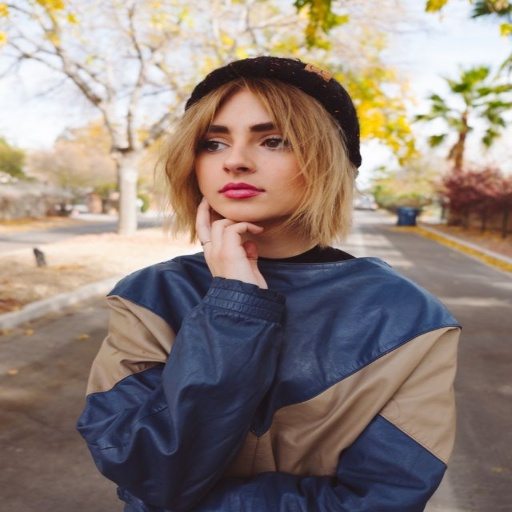
#> input picture 1_2.jpg, 512 x 512 px
$ python threshold_2.py
#> lines starting #> are read from the running program, lines starting #| are printed output that depends on the picture
import cv2 as cv
import numpy as np

img = cv.imread("1_2.jpg")
#> img is the input picture: shape (512, 512, 3); mean B, G, R 121.8, 129.4, 143.5
img1 = cv.imread("2_2.jpg")
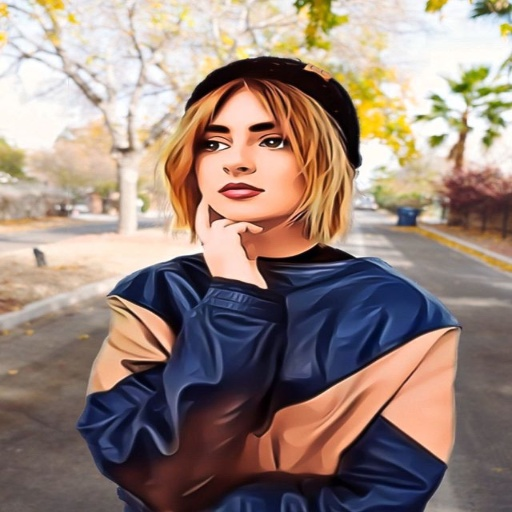
#> input picture 2_2.jpg, 512 x 512 px
#> img1 is the input picture: shape (512, 512, 3); mean B, G, R 123.1, 132, 151.7

img2 = cv.cvtColor(img, cv.COLOR_BGR2GRAY)
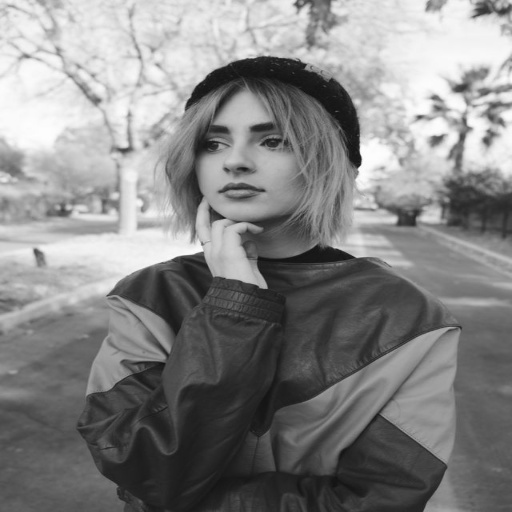
#> img2: shape (512, 512); min 12, max 255, mean 132.8

img3 = cv.cvtColor(img, cv.COLOR_BGR2RGB)

kernel = np.ones((5, 5), np.float32) / 25

# img4 = cv.filter2D(img, -1, kernel)

img5 = cv.bitwise_not(img3)
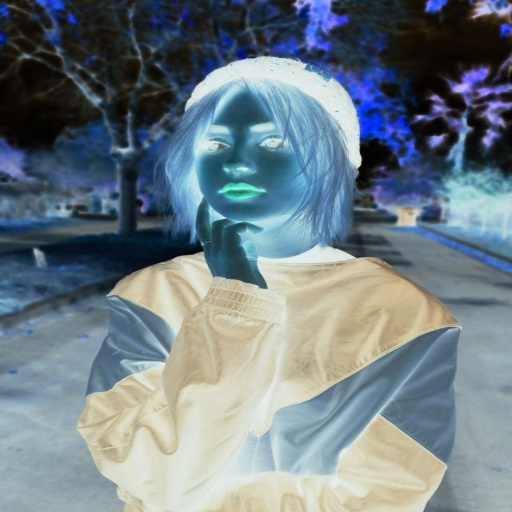
#> img5: shape (512, 512, 3); mean R, G, B 111.5, 125.6, 133.2

img6 = cv.cvtColor(img5, cv.COLOR_RGB2GRAY)
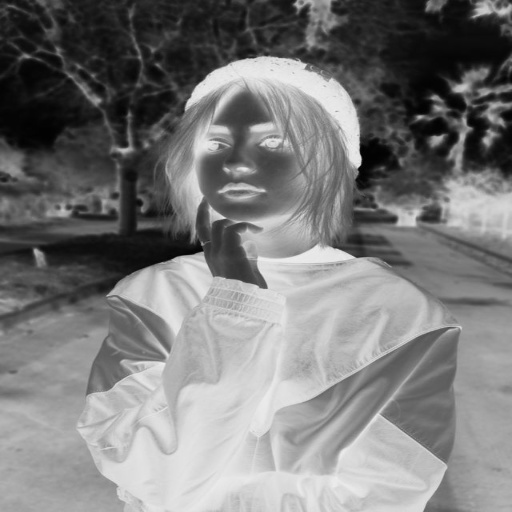
#> img6: shape (512, 512); min 0, max 243, mean 122.2

img7 = cv.cvtColor(img6, cv.COLOR_GRAY2BGR)

hsv_img = cv.cvtColor(img, cv.COLOR_BGR2HSV)
#> hsv_img: shape (512, 512, 3); mean H, S, V 51.9, 74.5, 151.9

lower_bound = np.array([130, 50, 50], np.uint8)
upper_bound = np.array([110, 255, 255], np.uint8)

mask = cv.inRange(hsv_img, lower_bound, upper_bound)
#> mask: shape (512, 512); every value is 0

img8 = cv.cvtColor(img2, cv.COLOR_GRAY2BGR)

res = cv.bitwise_or(img, img7)
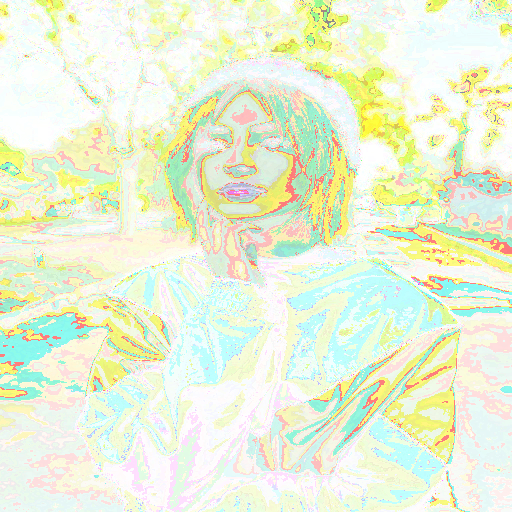
#> res: shape (512, 512, 3); mean B, G, R 215.5, 242.6, 233.9

img9 = np.concatenate((img, img7), axis=1)
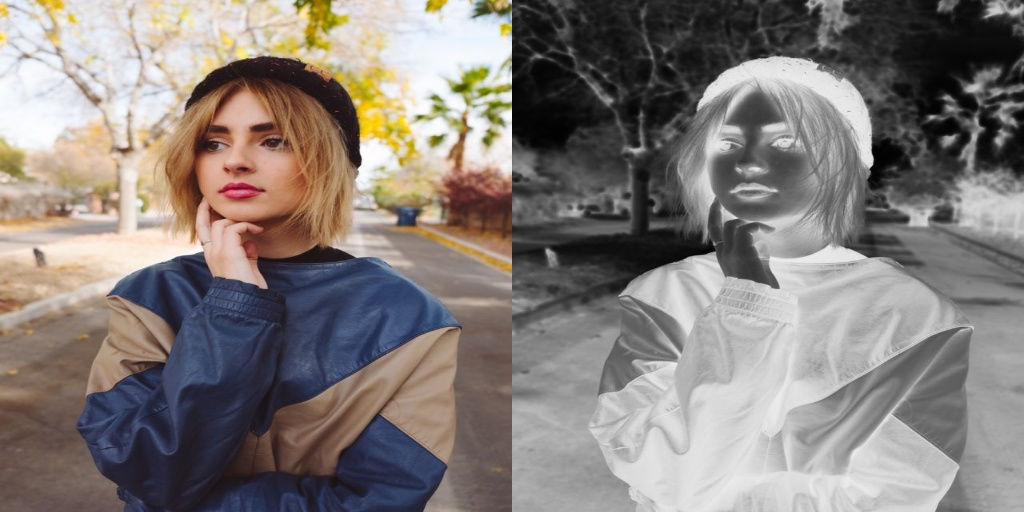
#> img9: shape (512, 1024, 3); mean B, G, R 122, 125.8, 132.9

cv.imshow("img", img)
cv.imshow("img1", img1)
cv.imshow("img2", img2)
cv.imshow("img3", img3)
# [6 lines of commented-out code are left out]
cv.imshow("img9", img9)
cv.waitKey(0)
cv.destroyAllWindows()
